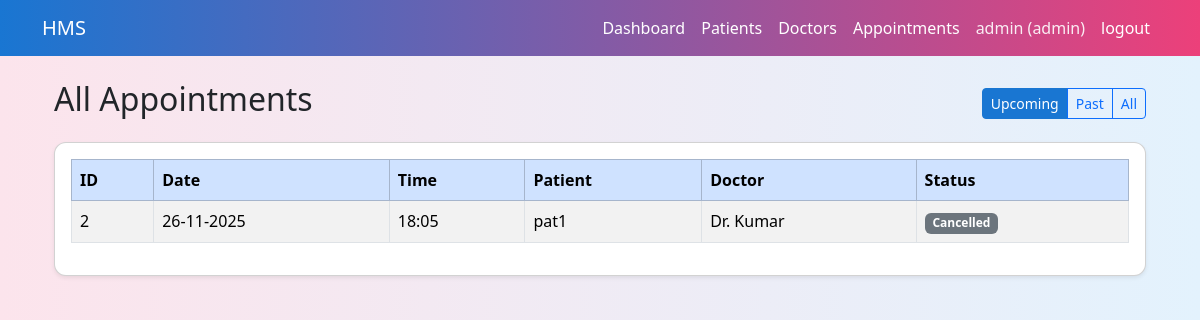
The app's page /admin/appointments (signed in) with its own data.
### models.py (models this page shows, shortened)
class Appointment(db.Model):
    __tablename__="appointments"
    id =db.Column(db.Integer,primary_key=True)
    patient_id=db.Column(db.Integer,db.ForeignKey("patients.id"),nullable=False)
    doctor_id=db.Column(db.Integer,db.ForeignKey("doctors.id"),nullable=False)
    date=db.Column(db.Date,nullable=False)
    time=db.Column(db.Time,nullable=False)
    status=db.Column(db.String(20),default="Booked")
    created_at=db.Column(db.DateTime,default=datetime.utcnow)
    updated_at=db.Column(db.DateTime,default=datetime.utcnow,onupdate=datetime.utcnow)
    patient=db.relationship("Patient",back_populates="appointments")
    doctor=db.relationship("Doctor",back_populates="appointments")
    treatment=db.relationship("Treatment",back_populates="appointment",uselist=False)

class Patient(db.Model):
    __tablename__="patients"
    id=db.Column(db.Integer,primary_key=True)
    user_id=db.Column(db.Integer,db.ForeignKey("users.id"),nullable=False)
    full_name=db.Column(db.String(120), nullable=False)
    age= db.Column(db.Integer)
    gender=db.Column(db.String(10))
    phone=db.Column(db.String(20))
    address=db.Column(db.String(255))
    is_balcklisted=db.Column(db.Boolean,default=False)
    user=db.relationship("User",back_populates="patient_profile")
    appointments=db.relationship("Appointment",back_populates="patient")

class Doctor(db.Model):
    __tablename__="doctors"
    id=db.Column(db.Integer,primary_key=True)
    user_id=db.Column(db.Integer,db.ForeignKey("users.id"),nullable=False)
    department_id=db.Column(db.Integer,db.ForeignKey("departments.id"))
    full_name=db.Column(db.String(120),nullable=False)
    phone=db.Column(db.String(20))
    about=db.Column(db.Text)
    experience_years=db.Column(db.Integer)
    is_active=db.Column(db.Boolean, default=True)
    user=db.relationship("User",back_populates="doctor_profile")
    department=db.relationship("Department",back_populates="doctors")
    appointments=db.relationship("Appointment",back_populates="doctor")
    availabilities=db.relationship("DoctorAvailability",back_populates="doctor")

### app.py (the view)
    @app.route('/admin/appointments')
    def admin_appointments():
        if session.get('role') != 'admin':
            return redirect(url_for('login'))
        view = request.args.get('view','upcoming')
        query=Appointment.query.join(Patient).join(Doctor)
        today=date.today()
        if view =='upcoming':
            query=query.filter(Appointment.date >= today).order_by(Appointment.date,Appointment.time)
        elif view == 'past':
            query=query.filter(Appointment.date < today).order_by(Appointment.date.desc(),Appointment.time.desc())
        else:
            query=query.order_by(Appointment.date.desc(),Appointment.time.desc())
        appointments = query.all()
        return render_template(
            'admin_appointments.html',
            appointments=appointments,
            view=view
        )

### templates/admin_appointments.html
{% extends "base.html" %}
{% block content %}
<div class="container mt-4">
    <div class="d-flex justify-content-between align-items-center mb-3">
        <h2>All Appointments</h2>
        <div class="btn-group">
            <a href="{{ url_for('admin_appointments', view='upcoming') }}"
               class="btn btn-sm {% if view == 'upcoming' %}btn-primary{% else %}btn-outline-primary{% endif %}">
                Upcoming
            </a>
            <a href="{{ url_for('admin_appointments', view='past') }}"
               class="btn btn-sm {% if view == 'past' %}btn-primary{% else %}btn-outline-primary{% endif %}">
                Past
            </a>
            <a href="{{ url_for('admin_appointments', view='all') }}"
               class="btn btn-sm {% if view == 'all' %}btn-primary{% else %}btn-outline-primary{% endif %}">
                All
            </a>
        </div>
    </div>
    <div class="card p-3 shadow-sm">
        {% if appointments %}
        <table class="table table-striped table-bordered">
            <thead class="table-primary">
                <tr>
                    <th>ID</th>
                    <th>Date</th>
                    <th>Time</th>
                    <th>Patient</th>
                    <th>Doctor</th>
                    <th>Status</th>
                </tr>
            </thead>
            <tbody>
                {% for appt in appointments %}
                <tr>
                    <td>{{ appt.id }}</td>
                    <td>{{ appt.date.strftime('%d-%m-%Y') }}</td>
                    <td>{{ appt.time.strftime('%H:%M') }}</td>
                    <td>{{ appt.patient.full_name if appt.patient else 'Unknown' }}</td>
                    <td>{{ appt.doctor.full_name if appt.doctor else 'Unknown' }}</td>
                    <td>
                        {% if appt.status == 'Booked' %}
                        <span class="badge bg-info text-dark">Booked</span>
                        {% elif appt.status == 'Completed' %}
                        <span class="badge bg-success">Completed</span>
                        {% elif appt.status == 'Cancelled' %}
                        <span class="badge bg-secondary">Cancelled</span>
                        {% else %}
                        <span class="badge bg-light text-dark">{{ appt.status }}</span>
                        {% endif %}
                    </td>
                </tr>
                {% endfor %}
            </tbody>
        </table>
        {% else %}
        <p class="text-muted mb-0">No appointments to show for this view.</p>
        {% endif %}
    </div>
</div>
{% endblock %}

### templates/base.html (style rules this page uses)
body { background: linear-gradient(90deg, #fce4ec, #e3f2fd); min-height: 100vh; }
.card { border-radius: 12px; box-shadow: 0 4px 12px rgba(0, 0, 0, 0.08); }
.btn-primary { background-color: #1976d2; border-color: #1976d2; }

### records on screen
Appointment: id "2", date "26-11-2025", time "18:05", patient "pat1", doctor "Dr. Kumar", status "Cancelled"

### other values on screen
{{ session.get('username') }} "admin"
{{ session.get('role') }} "admin"
